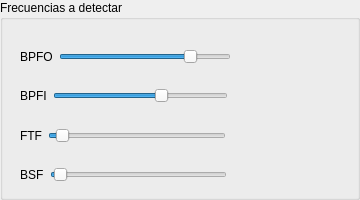
          <widget class="QGroupBox" name="groupBox_freq">
           <property name="styleSheet">
            <string notr="true">font: 12pt &quot;MS Shell Dlg 2&quot;;</string>
           </property>
           <property name="title">
            <string>Frecuencias a detectar</string>
           </property>
           <widget class="QWidget" name="layoutWidget">
            <property name="geometry">
             <rect>
              <x>20</x>
              <y>40</y>
              <width>331</width>
              <height>151</height>
             </rect>
            </property>
            <layout class="QVBoxLayout" name="verticalLayout_5">
             <property name="leftMargin">
              <number>0</number>
             </property>
             <property name="rightMargin">
              <number>0</number>
             </property>
             <item>
              <layout class="QHBoxLayout" name="horizontalLayout_6" stretch="0,6,4">
               <item>
                <widget class="QLabel" name="label_9">
                 <property name="text">
                  <string>BPFO</string>
                 </property>
                </widget>
               </item>
               <item>
                <widget class="QSlider" name="slider_bpfo">
                 <property name="minimum">
                  <number>100</number>
                 </property>
                 <property name="maximum">
                  <number>19000</number>
                 </property>
                 <property name="singleStep">
                  <number>500</number>
                 </property>
                 <property name="pageStep">
                  <number>500</number>
                 </property>
                 <property name="value">
                  <number>15000</number>
                 </property>
                 <property name="sliderPosition">
                  <number>15000</number>
                 </property>
                 <property name="orientation">
                  <enum>Qt::Horizontal</enum>
                 </property>
                 <property name="tickPosition">
                  <enum>QSlider::NoTicks</enum>
                 </property>
                 <property name="tickInterval">
                  <number>500</number>
                 </property>
                </widget>
               </item>
               <item>
                <widget class="QLabel" name="label_slider_bpfo">
                 <property name="text">
                  <string/>
                 </property>
                </widget>
               </item>
              </layout>
             </item>
             <item>
              <layout class="QHBoxLayout" name="horizontalLayout_7" stretch="0,6,4">
               <item>
                <widget class="QLabel" name="label_11">
                 <property name="text">
                  <string>BPFI</string>
                 </property>
                </widget>
               </item>
               <item>
                <widget class="QSlider" name="slider_bpfi">
                 <property name="minimum">
                  <number>100</number>
                 </property>
                 <property name="maximum">
                  <number>19000</number>
                 </property>
                 <property name="singleStep">
                  <number>500</number>
                 </property>
                 <property name="pageStep">
                  <number>500</number>
                 </property>
                 <property name="value">
                  <number>12000</number>
                 </property>
                 <property name="orientation">
                  <enum>Qt::Horizontal</enum>
                 </property>
                 <property name="tickInterval">
                  <number>500</number>
                 </property>
                </widget>
               </item>
               <item>
                <widget class="QLabel" name="label_slider_bpfi">
                 <property name="text">
                  <string/>
                 </property>
                </widget>
               </item>
              </layout>
             </item>
             <item>
              <layout class="QHBoxLayout" name="horizontalLayout_8" stretch="0,6,4">
               <item>
                <widget class="QLabel" name="label_12">
                 <property name="text">
                  <string>FTF</string>
                 </property>
                </widget>
               </item>
               <item>
                <widget class="QSlider" name="slider_ftf">
                 <property name="minimum">
                  <number>100</number>
                 </property>
                 <property name="maximum">
                  <number>19000</number>
                 </property>
                 <property name="singleStep">
                  <number>500</number>
                 </property>
                 <property name="pageStep">
                  <number>500</number>
                 </property>
                 <property name="value">
                  <number>900</number>
                 </property>
                 <property name="orientation">
                  <enum>Qt::Horizontal</enum>
                 </property>
                 <property name="tickInterval">
                  <number>500</number>
                 </property>
                </widget>
               </item>
               <item>
                <widget class="QLabel" name="label_slider_ftf">
                 <property name="text">
                  <string/>
                 </property>
                </widget>
               </item>
              </layout>
             </item>
             <item>
              <layout class="QHBoxLayout" name="horizontalLayout_9" stretch="0,6,4">
               <item>
                <widget class="QLabel" name="label_14">
                 <property name="text">
                  <string>BSF</string>
                 </property>
                </widget>
               </item>
               <item>
                <widget class="QSlider" name="slider_bsf">
                 <property name="minimum">
                  <number>100</number>
                 </property>
                 <property name="maximum">
                  <number>19000</number>
                 </property>
                 <property name="singleStep">
                  <number>500</number>
                 </property>
                 <property name="pageStep">
                  <number>500</number>
                 </property>
                 <property name="value">
                  <number>500</number>
                 </property>
                 <property name="orientation">
                  <enum>Qt::Horizontal</enum>
                 </property>
                 <property name="tickInterval">
                  <number>500</number>
                 </property>
                </widget>
               </item>
               <item>
                <widget class="QLabel" name="label_slider_bsf">
                 <property name="text">
                  <string/>
                 </property>
                </widget>
               </item>
              </layout>
             </item>
            </layout>
           </widget>
          </widget>
